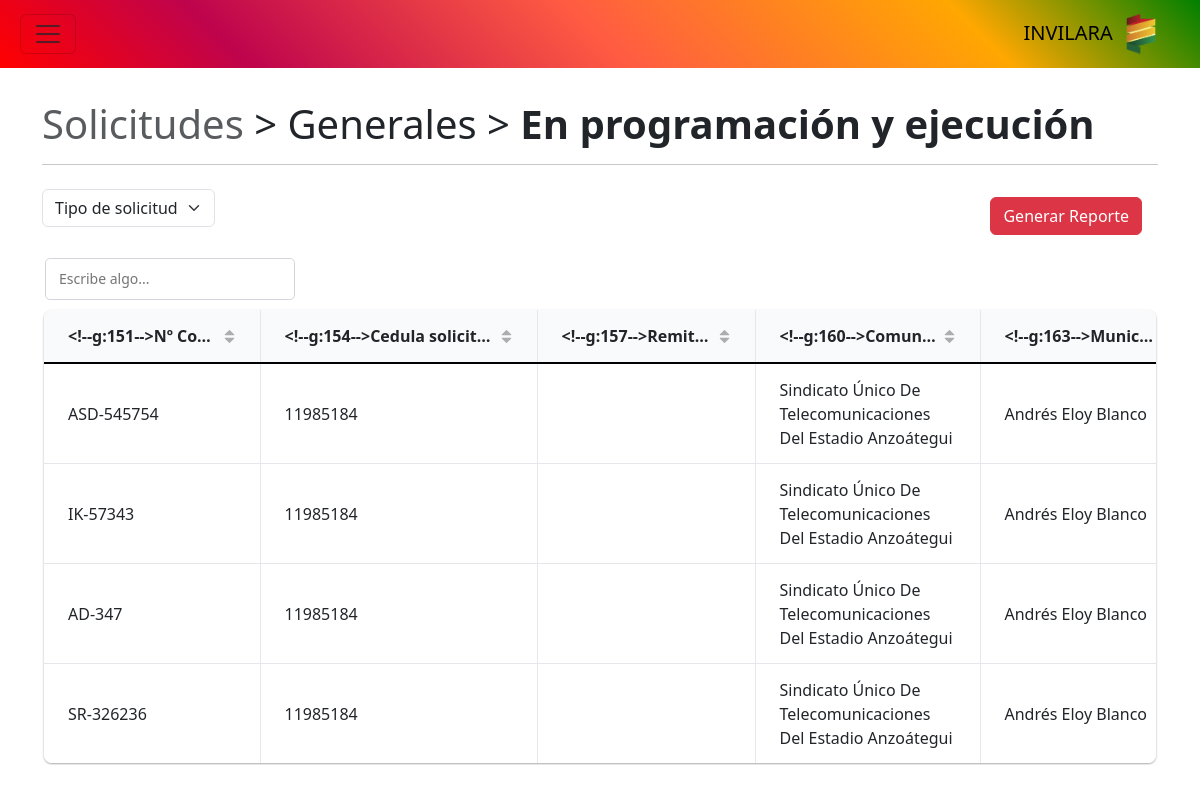
Page /?pagina=solicitud&vista=ejecucion (signed in) on the earlier database version.
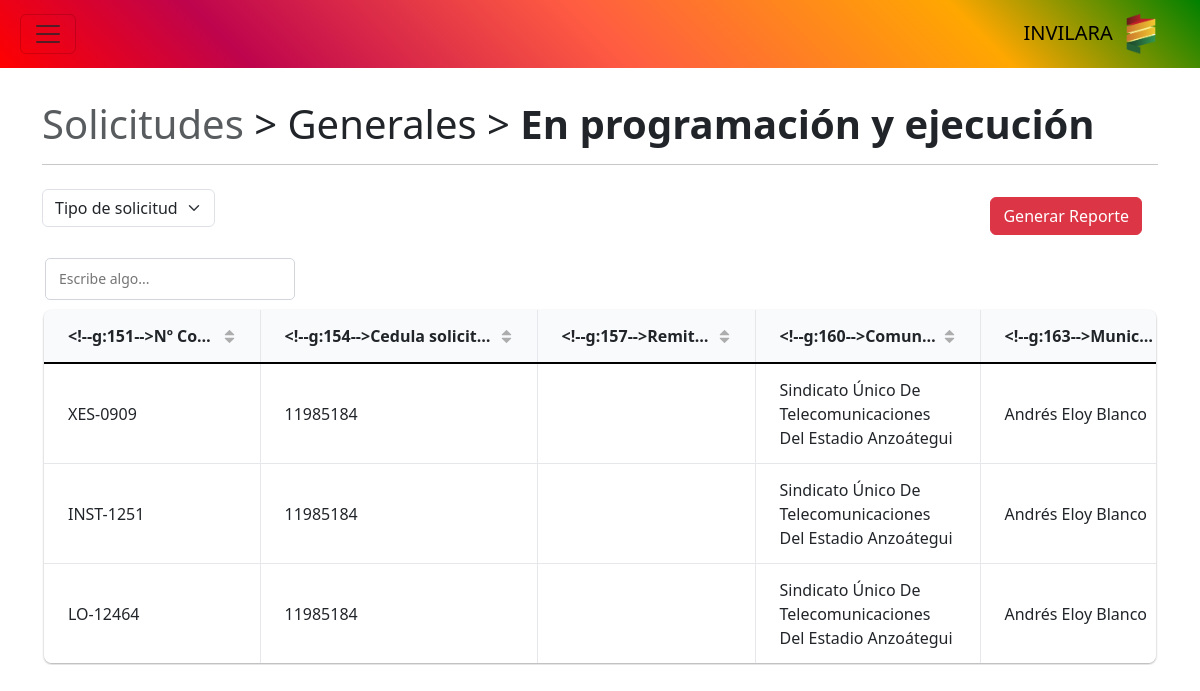
Same page on the later database version.
### tables this page shows
CREATE TABLE `solicitud` (
  `id` varchar(30) NOT NULL,
  `id_comunidad` int DEFAULT NULL,
  `id_asignacion` int DEFAULT NULL,
  `id_institucion` int DEFAULT NULL,
  `cedula_solicitante` int DEFAULT NULL,
  `tipo_solicitud` int DEFAULT NULL,
  `fecha` date DEFAULT NULL,
  `problematica` varchar(300) DEFAULT NULL
);

CREATE TABLE `comunidad` (
  `id` int NOT NULL,
  `id_parroquia` int DEFAULT NULL,
  `tipo` varchar(30) DEFAULT NULL,
  `nombre` varchar(200) DEFAULT NULL,
  `direccion` varchar(200) DEFAULT NULL,
  `representante` varchar(100) DEFAULT NULL,
  `rif` varchar(20) DEFAULT NULL,
  `ambito` varchar(100) DEFAULT NULL
);

CREATE TABLE `municipio` (
  `id` int NOT NULL,
  `nombre` varchar(100) DEFAULT NULL
);

### controlador/solicitud.php (called while the page is built, shortened)
<?php
require_once "modelo/solicitud.php";
$tipo_solicitud = isset($_GET["tipo"]) ? $_GET["tipo"] : "1";
switch ($tipo_solicitud) {
    case "1":
        $nombre_solicitud = "Generales";
        break;
}
$tipo_vista = isset($_GET["vista"]) ? $_GET["vista"] : "programado";
switch ($tipo_vista) {
    case "ejecucion":
        $titulo_vista = "En programación y ejecución";
        break;
}
require_once "modelo/parroquia.php";
$datos = $modelo->consultar();
$estados = $modelo->consultar_estados();
require_once "vista/solicitud.php";
?>

### modelo/sesion.php (called while the page is built, shortened)
<?php
class Sesion
{
    public function obtenerRol()
    {
        if (isset($_SESSION['rol'])) {
            $rol = $_SESSION['rol'];
        } else {
            $rol = "";
        }
        return $rol;
    }
}
?>

### modelo/base_datos.php (called while the page is built)
<?php
class BaseDatos
{
    private $host = "localhost";
    private $dbname = "invilara";
    private $usuario = "root";
    private $contrasena = "";
    public function conexion()
    {
        $dsn = "mysql" . ":" . "host=" . $this->host . ";" . "dbname=" . $this->dbname . ";";
        $pdo = new PDO($dsn, $this->usuario, $this->contrasena);
        $pdo->setAttribute(PDO::ATTR_ERRMODE, PDO::ERRMODE_EXCEPTION);
        return $pdo;
    }
}
?>

### modelo/solicitud.php (called while the page is built, shortened)
<?php
require_once "modelo/base_datos.php";
class Solicitud extends BaseDatos
{
    private $tabla = "solicitud";
    private $estado;
    private $tipo_solicitud;
    public function set_estado($valor)
    {
        $this->estado = $valor;
    }
    public function set_tipo_solicitud($valor)
    {
        $this->tipo_solicitud = $valor;
    }
    public function consultar_estados()
    {
        $stmt = $this->conexion()->query(
            "SELECT
                *
            FROM
                tipo_estado"
        );
        $datos = $stmt->fetchAll(PDO::FETCH_ASSOC);
        return $datos;
    }
    public function consultar()
    {
        $filtro = "";
        switch ($this->estado) {
            case "2":
                $filtro = "AND id_estado='1' OR id_estado='2'";
                break;
        }
        $query = "SELECT
                    {$this->tabla}.*,
                    asignacion.id_gerencia,
                    tipo_estado.id AS id_estado,
                    tipo_estado.nombre AS nombre_estado,
                    institucion_remitente.id AS id_remitente,
                    institucion_remitente.nombre AS nombre_remitente,
                    comunidad.nombre AS nombre_comunidad,
                    municipio.nombre AS nombre_municipio,
                    parroquia.nombre AS nombre_parroquia,
                    institucion.nombre AS nombre_institucion,
                    gerencia.nombre AS nombre_gerencia
                FROM
                    {$this->tabla}
                LEFT JOIN
                    comunidad ON {$this->tabla}.id_comunidad = comunidad.id
                LEFT JOIN
                    parroquia ON comunidad.id_parroquia = parroquia.id
                LEFT JOIN
                    municipio ON parroquia.id_municipio = municipio.id
                LEFT JOIN
                    asignacion ON {$this->tabla}.id_asignacion = asignacion.id
                LEFT JOIN
                    tipo_estado ON asignacion.id_estado = tipo_estado.id
                LEFT JOIN
                    institucion ON {$this->tabla}.id_institucion = institucion.id
                LEFT JOIN
                    institucion AS institucion_remitente ON asignacion.id_institucion_remitente = institucion.id
                LEFT JOIN
                    gerencia ON asignacion.id_gerencia = gerencia.id
                WHERE
                    tipo_solicitud='{$this->tipo_solicitud}'";
        $query = $query . " $filtro" . " ORDER BY id_estado DESC";
        $stmt = $this->conexion()->query($query);
        $datos = $stmt->fetchAll(PDO::FETCH_ASSOC);
        return $datos;
    }
}
?>

### vista/componentes/tabla_solicitud.php (the view, shortened to what this page needs)
<div class="table-responsive" id="tabla-contenedor">
    <table class="table table-hover" id="tabla-principal">
        <tbody class="table-group-divider">
            <?php foreach ($datos as $d): ?>
                <tr>
                    <td><?php echo $d["id"]; ?></td>
                    <?php if ($tipo_solicitud == "1" || $tipo_solicitud == "2"): ?>
                        <td><?php echo $d["cedula_solicitante"]; ?></td>
                    <?php elseif ($tipo_solicitud == "3"): ?>
                        <td><?php echo $d["nombre_institucion"]; ?></td>
                    <?php endif ?>
                    <td><?php echo $d["nombre_comunidad"]; ?></td>
                    <td><?php echo $d["nombre_municipio"]; ?></td>
                </tr>
            <?php endforeach ?>
        </tbody>
    </table>
</div>

### index.php (shortened to what this page needs)
<?php
$pagina = "principal";
if (isset($_GET["pagina"])) {
    $pagina = $_GET["pagina"];
}
require_once "modelo/sesion.php";
$sesion = new Sesion();
$rol = $sesion->obtenerRol();
$controlador = "controlador/" . $pagina . ".php";
if (is_file($controlador)) {
    require_once $controlador;
} else {
    require_once "vista/404.php";
}
?>

### vista/componentes/encabezado.php (shortened to what this page needs)
<!DOCTYPE html>
<html lang="es">
<head>
    <link rel="stylesheet" href="librerias/bootstrap/bootstrap.min.css">
    <link rel="stylesheet" href="librerias/gridjs/mermaid.min.css">
    <link rel="stylesheet" href="recursos/css/styles.css">
</head>
<body data-bs-theme="light">

### vista/componentes/barra.php (shortened to what this page needs)
<nav class="navbar fixed-top inv-gradient">
    <div class="container-fluid mx-2">
        <?php if ($rol == "usuario"): ?>
            <button class="navbar-toggler" data-bs-toggle="offcanvas" data-bs-target="#barra-lateral">
                <span class="navbar-toggler-icon"></span>
            </button>
        <?php else: ?>
            <a class="btn btn-primary" href="?pagina=inicio_sesion">Iniciar Sesión</a>
        <?php endif ?>
        <div class="navbar-brand">
            INVILARA
            <img src="recursos/img/invilara-logo.png" alt="Logo" class="mx-2" width="30px">
        </div>
    </div>
</nav>

### vista/solicitud.php (shortened to what this page needs)
<?php require_once "vista/componentes/encabezado.php"; ?>
<?php require_once "vista/componentes/barra.php"; ?>
<main class="container" id="crud">
	<h1>
		<span class="text-muted">Solicitudes</span>
		>
		<span><?php echo $nombre_solicitud; ?></span>
		>
		<span class="fw-bold"><?php echo $titulo_vista; ?></span>
	</h1>
	<hr>
	<div class="d-flex justify-content-between">
		<div>
			<label>
				<select class="form-select my-2 fw-medium" id="tipo-solicitud">
					<option disabled hidden selected>Tipo de solicitud</option>
				</select>
			</label>
		</div>
		<?php if ($tipo_vista == "reporte"): ?>
			<div class="dropdown">
				<button class="btn btn-danger dropdown-toggle" type="button" data-bs-toggle="dropdown">
					Generar Reporte
				</button>
				<form method="post">
					<ul class="dropdown-menu" id="reportes">
						<li><button class="dropdown-item" name="tipo_reporte" value="solicitud">Solicitud Actual</button>
						</li>
						<li><button class="dropdown-item" name="tipo_reporte" value="municipio">Municipios</button></li>
						<li><button class="dropdown-item" name="tipo_reporte" value="parroquia">Parroquias</button></li>
						<li><button class="dropdown-item" name="tipo_reporte" value="solicitante">Solicitantes</button></li>
						<li><button class="dropdown-item" name="tipo_reporte" value="comunidad">Comunidades</button></li>
						<li><button class="dropdown-item" name="tipo_reporte" value="institucion">Instituciones</button>
						</li>
						<li><button class="dropdown-item" name="tipo_reporte" value="gerencia">Gerencias</button></li>
						<li><button class="dropdown-item" name="tipo_reporte" value="gerente">Gerentes</button></li>
						<li><button class="dropdown-item" name="tipo_reporte" value="director">Directores</button></li>
					</ul>
				</form>
			</div>
		<?php else: ?>
			<form method="POST">
				<button class="btn btn-danger my-3 me-3" name="accion" value="reportar" type="submit">Generar
					Reporte</button>
			</form>
		<?php endif ?>
	</div>
	<?php require_once "vista/componentes/tabla_solicitud.php"; ?>
</main>

### recursos/css/styles.css (style rules this page uses)
.inv-gradient { background: #c15a00; background: linear-gradient(225deg, green 0%, #ffa701 20%, #ff5c42 50%, #be044d 80%, red 100%); }

Differences in the rows shown:
no longer on this page (row edited): solicitud: id "ASD-545754", cedula_solicitante "11985184", id_comunidad.nombre "Sindicato Único De Telecomunicaciones Del Estadio Anzoátegui", municipio.nombre "Andrés Eloy Blanco"
removed solicitud: id "IK-57343", cedula_solicitante "11985184", id_comunidad.nombre "Sindicato Único De Telecomunicaciones Del Estadio Anzoátegui", municipio.nombre "Andrés Eloy Blanco"
no longer on this page (row edited): solicitud: id "AD-347", cedula_solicitante "11985184", id_comunidad.nombre "Sindicato Único De Telecomunicaciones Del Estadio Anzoátegui", municipio.nombre "Andrés Eloy Blanco"
removed solicitud: id "SR-326236", cedula_solicitante "11985184", id_comunidad.nombre "Sindicato Único De Telecomunicaciones Del Estadio Anzoátegui", municipio.nombre "Andrés Eloy Blanco"
added solicitud: id "XES-0909", cedula_solicitante "11985184", id_comunidad.nombre "Sindicato Único De Telecomunicaciones Del Estadio Anzoátegui", municipio.nombre "Andrés Eloy Blanco"
added solicitud: id "INST-1251", cedula_solicitante "11985184", id_comunidad.nombre "Sindicato Único De Telecomunicaciones Del Estadio Anzoátegui", municipio.nombre "Andrés Eloy Blanco"
added solicitud: id "LO-12464", cedula_solicitante "11985184", id_comunidad.nombre "Sindicato Único De Telecomunicaciones Del Estadio Anzoátegui", municipio.nombre "Andrés Eloy Blanco"
